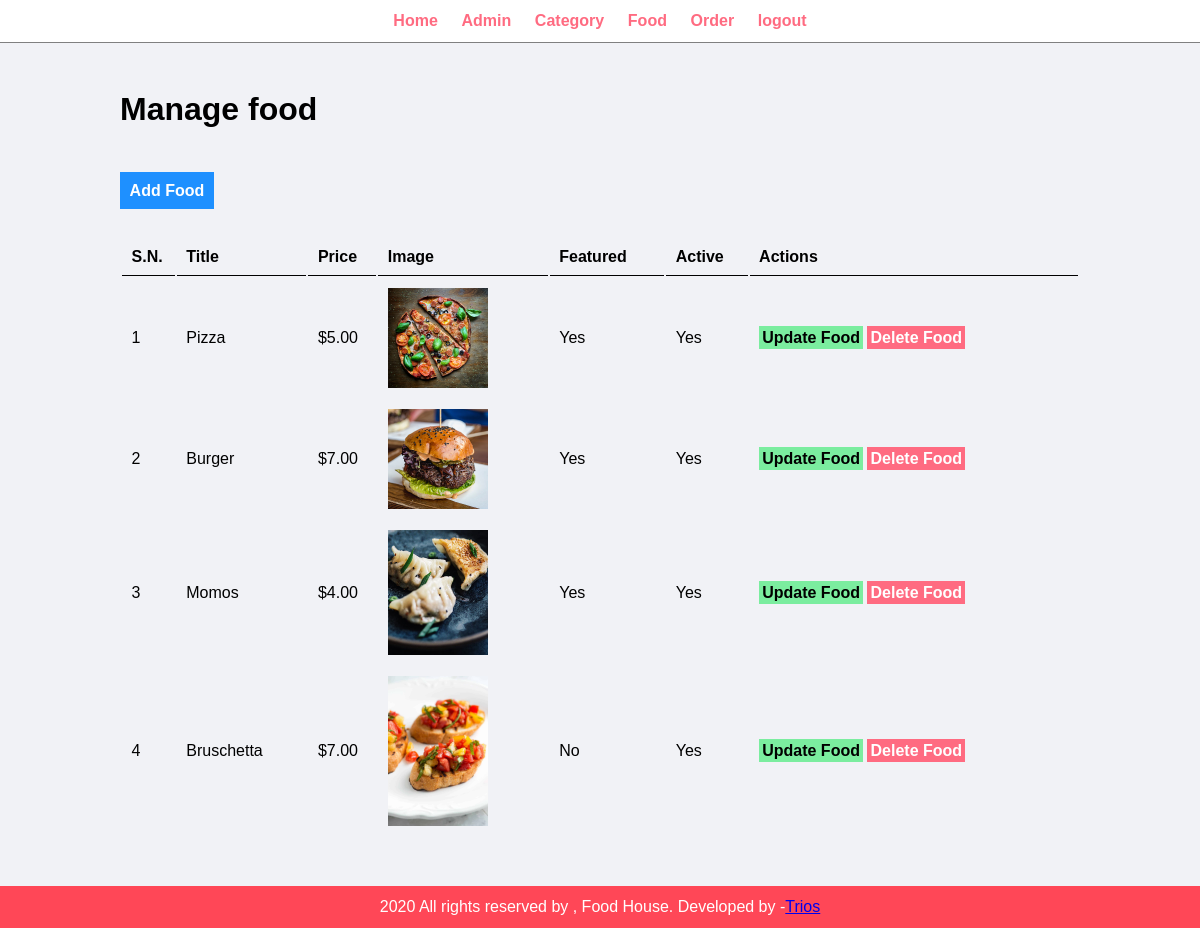
The app's page /admin/manage-food.php (signed in) with its own data.
### tables this page shows
CREATE TABLE `tbl_food` (
  `id` int(10) UNSIGNED NOT NULL,
  `title` varchar(100) NOT NULL,
  `description` text NOT NULL,
  `price` decimal(10,2) NOT NULL,
  `image_name` varchar(255) NOT NULL,
  `category_id` int(10) UNSIGNED NOT NULL,
  `feactured` varchar(10) NOT NULL,
  `active` varchar(10) NOT NULL
);

### admin/manage-food.php (the view, shortened to what this page needs)
<?php include('partials/menu.php'); ?>
<div class='main-content'>
    <div class='wrapper'>
        <h1>Manage food</h1>
        <br /><br /><br />
            <a href="<?php echo SITEURL; ?>admin/add-food.php" class="btn-primary"> Add Food</a>
            <br /><br /><br />
                <table class="tbl-full">
                    <tr>
                        <th>S.N.</th>
                        <th>Title</th>
                        <th>Price</th>
                        <th>Image</th>
                        <th>Featured</th>
                        <th>Active</th>
                        <th>Actions</th>
                    </tr>
                    <?php
                    $sql="SELECT *FROM tbl_food";
                    $res=mysqli_query($conn,$sql);
                    $count=mysqli_num_rows($res);
                   $sn=1;
                    if($count>0)
                    {
                        while($row=mysqli_fetch_assoc($res))
                        {
                            $id=$row['id'];
                            $title=$row['title'];
                            $price=$row['price'];
                            $image_name=$row['image_name'];
                            $feactured=$row["feactured"];
                            $active=$row['active'];
                            ?>
                               <tr>
                                <td><?php echo $sn++; ?></td>
                                <td><?php echo $title; ?></td>
                                <td>$<?php echo $price; ?></td>
                                <td>
                                <?php
                                if($image_name==" ")
                                {
                                    echo "<div class='erroe'>image not Added.</div>";
                                }
                                else
                                {
                                    ?>
                                    <img src="<?php echo SITEURL; ?>Images/food/<?php echo $image_name; ?>" width="100px">
                                    <?php
                                }
                 ?>
                                </td>
                                <td><?php echo $feactured; ?></td></td>
                                <td><?php echo $active; ?></td></td>
                                <td>
                                <a href="<?php echo SITEURL; ?>admin/update-food.php?id=<?php echo $id; ?>" class="btn-secondary">Update Food</a>
                                <a href="<?php echo SITEURL; ?>admin/delete-food.php?id=<?php echo $id; ?>&image_name=<?php echo $image_name; ?>" class="btn-danger"> Delete Food</a>
                                </td>
                               </tr>
                            <?php
                        }
                    }
                    else
                    {
                        echo"<tr> <td colspan='7' class='error'>Food not added Yet.</td></tr>";
                    }
                    ?>
                </table>
    </div>
</div>
<?php include('partials/footer.php'); ?>

### admin/partials/menu.php (shortened to what this page needs)
<html>
    <head>
        <link rel= "stylesheet" href="../css_code/admin.css">
</head>
<body>
    <div class="menu text-center">
        <div class="wrapper">
            <ul>
                <li><a href="index.php">Home</a></li>
                <li><a href="manage-admin.php">Admin</a></li>
                <li><a href="manage-category.php">Category</a></li>
                <li><a href="manage-food.php">Food</a></li>
                <li><a href="manage-order.php">Order</a></li>
                <li><a href="logout.php">logout</a></li>
            </ul>
        </div>
    </div>

### admin/partials/footer.php
<div class="footer">
        <div class="wrapper">
        <p class="text-center"> 2020 All rights reserved by , Food House. Developed by -<a href ="#">Trios</a></p>
        </div>
    </div>
</body>
    </html>

### css_code/admin.css (style rules this page uses)
* { margin:0 ; padding:0 ; font-family: Arial, Helvetica, sans-serif; }
.wrapper { padding: 1%; width: 80%; margin: 0 auto; }
.text-center { text-align: center; }
.tbl-full { width: 100%; }
table tr th { border-bottom: 1px solid black; padding: 1%; text-align: left; }
table tr td { padding: 1%; }
.btn-primary { background-color: #1e90ff; padding: 1%; color: white; text-decoration: none; font-weight: bold; }
.btn-secondary { background-color:#7bed9f; padding: 1%; color: black; text-decoration: none; font-weight: bold; }
.btn-danger { background-color:#ff6b81; padding: 1%; color: white; text-decoration: none; font-weight: bold; }
.menu { border-bottom: 1px solid gray; }
.menu ul { list-style-type: none; }
.menu ul li { display: inline; padding: 1%; }
.menu ul li a { text-decoration: none; font-weight: bold; color:#ff6b81; }
.main-content { background-color: #f1f2f6; padding: 3% 0; }
.footer { background-color: #ff4757; color: white; }

### records on screen
tbl_food: title "Pizza", price "5.00", image_name (picture), feactured "Yes", active "Yes"
tbl_food: title "Burger", price "7.00", image_name (picture), feactured "Yes", active "Yes"
tbl_food: title "Momos", price "4.00", image_name (picture), feactured "Yes", active "Yes"
tbl_food: title "Bruschetta", price "7.00", image_name (picture), feactured "No", active "Yes"
